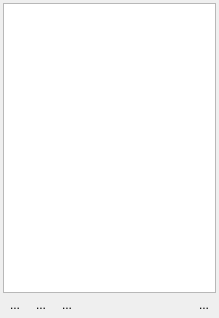
<?xml version="1.0" encoding="UTF-8"?>
<ui version="4.0">
 <class>LayersWidget</class>
 <widget class="QWidget" name="LayersWidget">
  <property name="geometry">
   <rect>
    <x>0</x>
    <y>0</y>
    <width>219</width>
    <height>318</height>
   </rect>
  </property>
  <property name="windowTitle">
   <string>Layers Widget</string>
  </property>
  <layout class="QGridLayout" name="gridLayout">
   <property name="margin">
    <number>3</number>
   </property>
   <property name="spacing">
    <number>2</number>
   </property>
   <item row="0" column="0" colspan="5">
    <widget class="QTreeWidget" name="uiLayerTREE">
     <property name="dragDropMode">
      <enum>QAbstractItemView::DragDrop</enum>
     </property>
     <property name="alternatingRowColors">
      <bool>true</bool>
     </property>
     <property name="rootIsDecorated">
      <bool>false</bool>
     </property>
     <attribute name="headerVisible">
      <bool>false</bool>
     </attribute>
     <attribute name="headerVisible">
      <bool>false</bool>
     </attribute>
     <column>
      <property name="text">
       <string notr="true">1</string>
      </property>
     </column>
    </widget>
   </item>
   <item row="1" column="0">
    <widget class="QToolButton" name="uiNewCanvasLayerBTN">
     <property name="maximumSize">
      <size>
       <width>25</width>
       <height>20</height>
      </size>
     </property>
     <property name="toolTip">
      <string>&lt;!DOCTYPE HTML PUBLIC &quot;-//W3C//DTD HTML 4.0//EN&quot; &quot;http://www.w3.org/TR/REC-html40/strict.dtd&quot;&gt;
&lt;html&gt;&lt;head&gt;&lt;meta name=&quot;qrichtext&quot; content=&quot;1&quot; /&gt;&lt;style type=&quot;text/css&quot;&gt;
p, li { white-space: pre-wrap; }
&lt;/style&gt;&lt;/head&gt;&lt;body style=&quot; font-family:'MS Shell Dlg 2'; font-size:8.25pt; font-weight:400; font-style:normal;&quot;&gt;
&lt;p style=&quot; margin-top:0px; margin-bottom:0px; margin-left:0px; margin-right:0px; -qt-block-indent:0; text-indent:0px;&quot;&gt;&lt;span style=&quot; font-size:8pt;&quot;&gt;Create Canvas Layer&lt;/span&gt;&lt;/p&gt;&lt;/body&gt;&lt;/html&gt;</string>
     </property>
     <property name="text">
      <string>...</string>
     </property>
     <property name="iconSize">
      <size>
       <width>24</width>
       <height>24</height>
      </size>
     </property>
     <property name="autoRaise">
      <bool>true</bool>
     </property>
    </widget>
   </item>
   <item row="1" column="3">
    <spacer name="horizontalSpacer">
     <property name="orientation">
      <enum>Qt::Horizontal</enum>
     </property>
     <property name="sizeHint" stdset="0">
      <size>
       <width>102</width>
       <height>20</height>
      </size>
     </property>
    </spacer>
   </item>
   <item row="1" column="4">
    <widget class="QToolButton" name="uiRemoveBTN">
     <property name="maximumSize">
      <size>
       <width>25</width>
       <height>20</height>
      </size>
     </property>
     <property name="toolTip">
      <string>&lt;!DOCTYPE HTML PUBLIC &quot;-//W3C//DTD HTML 4.0//EN&quot; &quot;http://www.w3.org/TR/REC-html40/strict.dtd&quot;&gt;
&lt;html&gt;&lt;head&gt;&lt;meta name=&quot;qrichtext&quot; content=&quot;1&quot; /&gt;&lt;style type=&quot;text/css&quot;&gt;
p, li { white-space: pre-wrap; }
&lt;/style&gt;&lt;/head&gt;&lt;body style=&quot; font-family:'MS Shell Dlg 2'; font-size:8.25pt; font-weight:400; font-style:normal;&quot;&gt;
&lt;p style=&quot; margin-top:0px; margin-bottom:0px; margin-left:0px; margin-right:0px; -qt-block-indent:0; text-indent:0px;&quot;&gt;&lt;span style=&quot; font-size:8pt;&quot;&gt;Remove Layer(s)&lt;/span&gt;&lt;/p&gt;&lt;/body&gt;&lt;/html&gt;</string>
     </property>
     <property name="text">
      <string>...</string>
     </property>
     <property name="iconSize">
      <size>
       <width>24</width>
       <height>24</height>
      </size>
     </property>
     <property name="autoRaise">
      <bool>true</bool>
     </property>
    </widget>
   </item>
   <item row="1" column="1">
    <widget class="QToolButton" name="uiNewTextLayerBTN">
     <property name="maximumSize">
      <size>
       <width>25</width>
       <height>20</height>
      </size>
     </property>
     <property name="toolTip">
      <string>Create Text Layer</string>
     </property>
     <property name="text">
      <string>...</string>
     </property>
     <property name="autoRaise">
      <bool>true</bool>
     </property>
    </widget>
   </item>
   <item row="1" column="2">
    <widget class="QToolButton" name="uiNewMediaLayerBTN">
     <property name="maximumSize">
      <size>
       <width>25</width>
       <height>20</height>
      </size>
     </property>
     <property name="toolTip">
      <string>Create Media Layer</string>
     </property>
     <property name="text">
      <string>...</string>
     </property>
     <property name="autoRaise">
      <bool>true</bool>
     </property>
    </widget>
   </item>
  </layout>
 </widget>
 <resources/>
 <connections/>
</ui>
